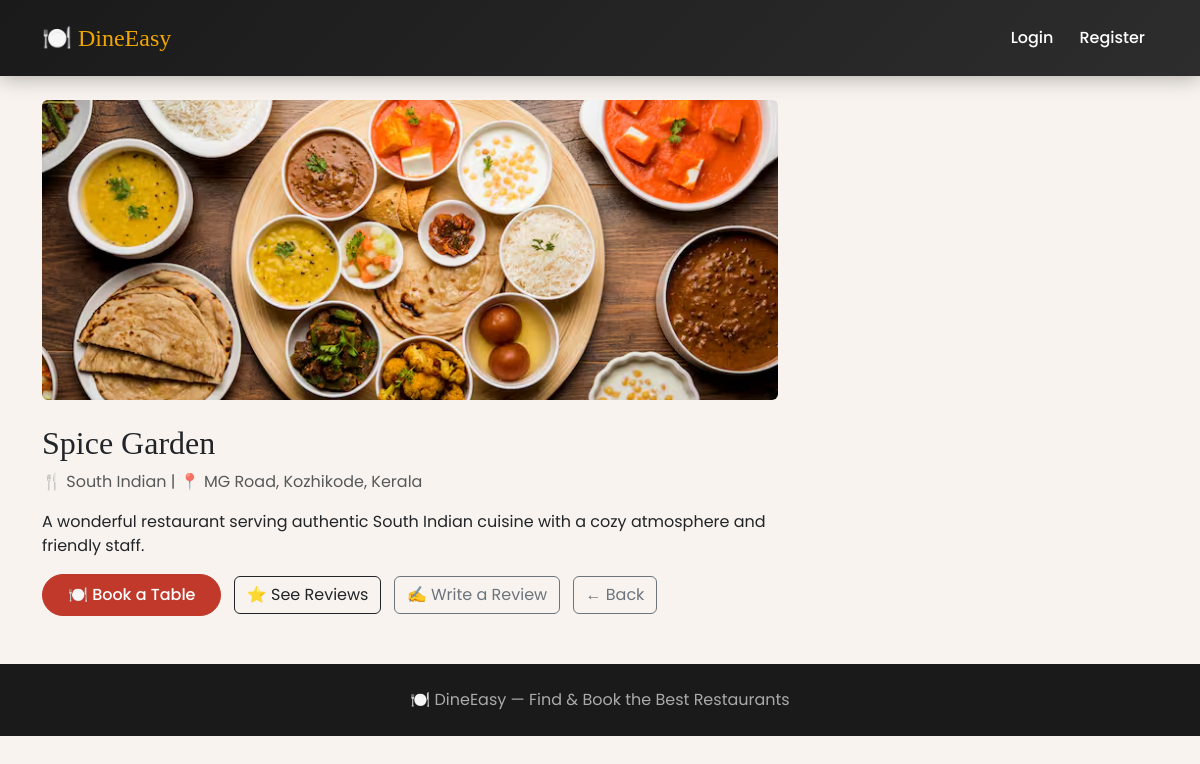
Page /restaurants/1/ on the committed database.
### restaurants/models.py (models this page shows, shortened)
class Restaurant(models.Model):
    name=models.CharField(max_length=100)
    description=models.TextField()
    cuisine=models.CharField(max_length=50)
    location=models.CharField(max_length=500)
    image=models.ImageField(upload_to='restaurants/',blank=True,null=True)
    owner=models.ForeignKey(CustomUser,on_delete=models.CASCADE)
    is_approved=models.BooleanField(default=False)
    created_at=models.DateTimeField(auto_now_add=True)

### restaurants/views.py (the view)
# urls.py: path('<int:pk>/',views.restaurant_detail,name='restaurant_detail'),
def restaurant_detail(request,pk):
    restaurant=get_object_or_404(Restaurant,pk=pk)
    return render(request,'restaurants/restaurant_detail.html',{'restaurant':restaurant})

### templates/restaurants/restaurant_detail.html (shortened to what this page needs)
{% extends 'base.html' %}
{% block content %}
<div class="row">
    <div class="col-md-8">
        {% if restaurant.image %}
            <img src="{{ restaurant.image.url }}" class="img-fluid rounded mb-4" style="width: 100%; height: 300px; object-fit: cover;">
        {% else %}
            <img src="https://via.placeholder.com/800x300?text=No+Image" class="img-fluid rounded mb-4">
        {% endif %}
        <h2>{{ restaurant.name }}</h2>
        <p class="text-muted">🍴 {{ restaurant.cuisine }} | 📍 {{ restaurant.location }}</p>
        <p>{{ restaurant.description }}</p>
        <div class="mt-3">
            <a href="{% url 'booking_create' restaurant.pk %}" class="btn btn-danger me-2">🍽️ Book a Table</a>
            <a href="{% url 'review_list' restaurant.pk %}" class="btn btn-outline-dark me-2">⭐ See Reviews</a>
            <a href="{% url 'add_review' restaurant.pk %}" class="btn btn-outline-secondary me-2">✍️ Write a Review</a>
            <a href="{% url 'restaurant_list' %}" class="btn btn-outline-secondary">← Back</a>
        </div>
    </div>
</div>
{% endblock %}

### templates/base.html (style rules this page uses)
body { font-family: 'Poppins', sans-serif; background-color: #f8f3ee; min-height: 100vh; }
.btn-danger { background-color: #c0392b; border-color: #c0392b; border-radius: 25px; padding: 8px 25px; font-weight: 500; }
h1, h2, h3 { font-family: 'Playfair Display', serif; }

### rows in the picture
Restaurant: image (picture), name "Spice Garden", cuisine "South Indian", location "MG Road, Kozhikode, Kerala", description "A wonderful restaurant serving authentic South Indian cuisine with a cozy atmosphere and friendly staff."
